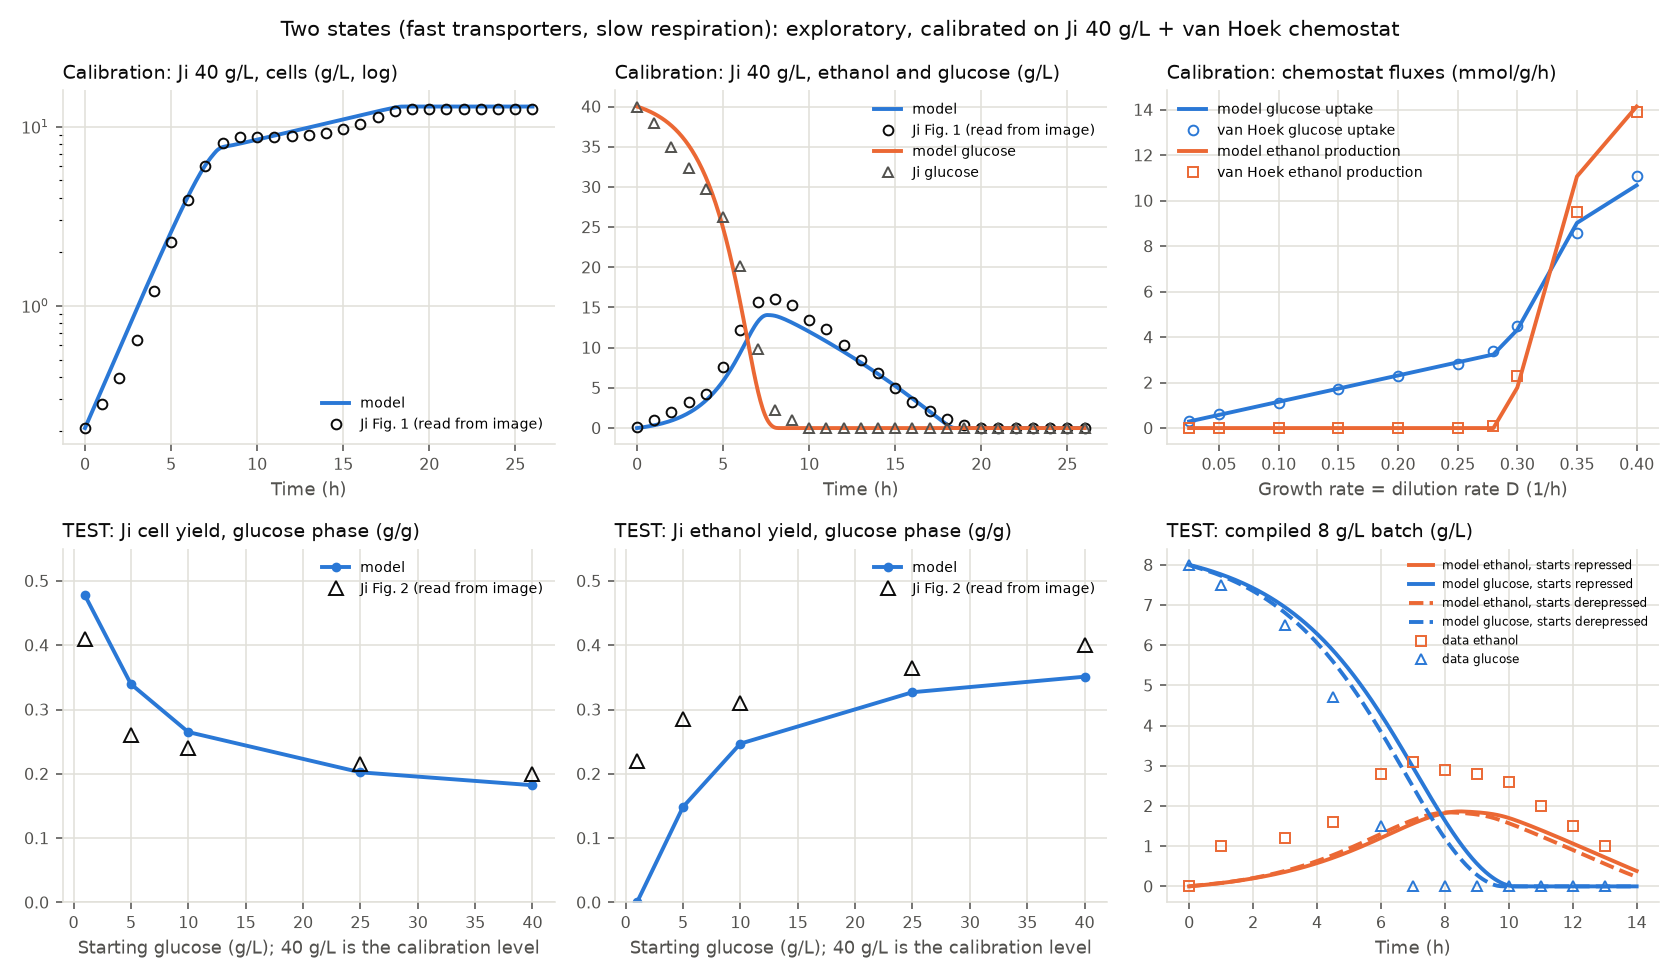

Write Python code to recreate this figure.
# /// script
# requires-python = ">=3.11"
# dependencies = ["numpy", "scipy", "matplotlib"]
# ///
"""EXPLORATORY: 005 with two separate adaptation states: transporters (fast) and respiration (slow).

Step 5 of the first goal (see docs/LEARNING.md and docs/reviews/2026-09-24-overflow-repression.md).
This is a learning model, not the engine.

Why this version: 004 fitted an uptake half-speed point KS of about 10 g/L to Ji's high-glucose
batch, while glucose-limited chemostats show cells respiring on only traces of glucose, which
needs high-affinity uptake. Yeast changes its transporters with its situation (Diderich 1999,
Walsh 1994). Agreed with Jakob: link affinity to the repression state R that the model already has.

    KS(R) = KS_HIGH_AFF * R + ks_low_aff * (1 - R)
    repressed cells (R = 0): low-affinity transporters; derepressed (R = 1): high-affinity.

Everything else as in 004. Additions for the chemostat: a dilution term (feed in, broth out).

Change in 006 (agreed with Jakob): 005 could not overflow at low sugar, because one state R set both
fast uptake (high affinity) and a high respiration threshold. HYPOTHESIS: transporter affinity T adapts
to the glucose level faster than respiration R derepresses. So:

    KS(T) = KS_HIGH_AFF * T + ks_low_aff * (1 - T)       T: 0 = low-affinity, 1 = high-affinity
    dT/dt = k_t * ((1 - g) - T),  with k_t = k_rec * speed_ratio, speed_ratio >= 1 (calibrated)
    R as before (respiration threshold, ethanol use)

The ordering "transporters faster than respiration" is the hypothesis. It is built in through
speed_ratio >= 1 and is NOT sourced quantitatively. Cells start with T0 = 0 and R0 = 0.

Evidence split (agreed with Jakob):
- CALIBRATE on Ji et al. Figure 1 (40 g/L batch) + van Hoek 1998 chemostat (industrial baker's yeast).
- TEST, never fitted: Ji et al. Figure 2 (1-25 g/L yields) and the compiled 8 g/L batch.
Known compromise: Ji's strain (AFY) and van Hoek's (DS28911) are different industrial baker's
yeasts, so one parameter set describing both is an assumption.

Run with:  uv run explorations/006_two_states.py
"""

import csv
from dataclasses import dataclass, replace
from pathlib import Path

import matplotlib.pyplot as plt
import numpy as np
from scipy.integrate import solve_ivp
from scipy.optimize import least_squares

HERE = Path(__file__).parent
MW_GLC, MW_ETOH = 180.16, 46.07  # g/mol

# --- Fixed: literature or derived (see docs/SOURCES.md) ---
Y_OX = 0.48  # g cells / g glucose respired (van Hoek 1998, 0.47-0.49 at D = 0.05-0.25 1/h)
Y_RED = 0.10  # g cells / g glucose fermented (Verduyn 1990, anaerobic; transfer caveat)
Y_ETOH = 0.45  # g ethanol / g glucose fermented (derived from stoichiometry, see 002)
KS_HIGH_AFF = 0.27  # g/L, ~1.5 mM, high-affinity transporters Hxt6/7 (Reifenberger 1997)
KE = 0.1  # g/L, ethanol uptake half-speed point. ASSUMPTION (order of magnitude).
K_REP = 1.0  # 1/h, repression rate. NOT SOURCED; only its balance with k_rec matters in these data.
KR = 0.5  # g/L, glucose level at which the repression signal is half-active. NOT SOURCED.

YE0 = {1: 0.2, 5: 1.1, 10: 2.2, 25: 5.6, 40: 8.9}  # Ji et al. Table 1, g/L yeast extract
FIG2 = {1: (0.41, 0.22), 5: (0.26, 0.285), 10: (0.24, 0.31), 25: (0.215, 0.365), 40: (0.20, 0.40)}
VANHOEK_FEED = 7.5  # g/L glucose in the chemostat feed (41.7 mmol/L)
CHEMOSTAT_D = (0.1, 0.15, 0.2, 0.25, 0.28, 0.3, 0.35, 0.4)  # below 0.1, maintenance matters (not modelled)


@dataclass(frozen=True)
class Params:
    qs_max: float  # g glucose / g cells / h
    qcrit_min: float  # respiration threshold when repressed, g glucose / g cells / h
    qcrit_max: float  # ... when derepressed
    k_rec: float  # 1/h
    qe_max: float  # g ethanol / g cells / h
    y_xe: float  # g cells / g ethanol
    ks_low_aff: float  # g/L, KS of repressed cells
    y_xye: float  # g cells / g yeast extract
    speed_ratio: float  # k_t / k_rec, >= 1
    ye_ratio: float = 0.0  # g YE per g glucose in the medium (set per run)
    dilution: float = 0.0  # 1/h, 0 for batch
    s_feed: float = 0.0  # g/L glucose in the feed


def rates(p: Params, x, s, e, r, ye, tr):
    s, e, ye = max(s, 0.0), max(e, 0.0), max(ye, 0.0)
    g = s / (s + KR)
    ks = KS_HIGH_AFF * tr + p.ks_low_aff * (1 - tr)
    qs = p.qs_max * s / (ks + s)
    qcrit = p.qcrit_min + r * (p.qcrit_max - p.qcrit_min)
    q_resp = min(qs, qcrit)
    q_over = qs - q_resp
    qe = p.qe_max * e / (KE + e) * r * (1 - g)
    q_ye = qs * p.ye_ratio if ye > 0 else 0.0
    mu = Y_OX * q_resp + Y_RED * q_over + p.y_xe * qe + p.y_xye * q_ye
    d = p.dilution
    return (
        (mu - d) * x,
        d * (p.s_feed - s) - qs * x,
        (Y_ETOH * q_over - qe) * x - d * e,
        p.k_rec * (1 - r) * (1 - g) - K_REP * r * g,
        -q_ye * x - d * ye,
        p.k_rec * p.speed_ratio * ((1 - g) - tr),
    ), (qs, Y_ETOH * q_over - qe)


def simulate_batch(p: Params, s0: float, x0: float, t_end: float, t_eval=None, r0=0.0, with_ye=True, t0=None):
    ye0 = YE0.get(int(s0), 0.0) if with_ye else 0.0
    p = replace(p, ye_ratio=ye0 / s0, dilution=0.0)
    t0 = r0 if t0 is None else t0
    sol = solve_ivp(lambda t, y: rates(p, *y)[0], (0, t_end), [x0, s0, 0.0, r0, ye0, t0],
                    t_eval=t_eval, max_step=0.05, rtol=1e-7, atol=1e-9)
    return sol.t, sol.y


def chemostat_steady_state(p: Params, d: float) -> tuple[float, float, float]:
    """Run the chemostat until steady. Returns (glucose uptake, net ethanol production, cells), per g cells."""
    p = replace(p, dilution=d, s_feed=VANHOEK_FEED, ye_ratio=0.0)
    y0 = [Y_OX * VANHOEK_FEED * 0.9, 0.05, 0.0, 1.0, 0.0, 1.0]
    sol = solve_ivp(lambda t, y: rates(p, *y)[0], (0, 150), y0, method="LSODA", rtol=1e-7, atol=1e-9)
    x, s, e, r, ye, tr = sol.y[:, -1]
    (_, (qs, qe_net)) = rates(p, x, s, e, r, ye, tr)
    return qs, qe_net, x


def glucose_phase_yields(t, y, s0, x0):
    x, s, e = y[0], y[1], y[2]
    i = int(np.argmax(s < 0.01 * s0))
    return (x[i] - x0) / s0, e[i] / s0


def load_csv(name: str) -> dict[str, np.ndarray]:
    lines = [l for l in open(HERE / "data" / name) if not l.startswith("#")]
    rows = list(csv.DictReader(lines))
    return {k: np.array([float(r[k]) for r in rows]) for k in rows[0]}


def calibrate(ji: dict, vh: dict) -> Params:
    t = ji["t_h"]
    idx = [i for i, d in enumerate(vh["D_per_h"]) if round(d, 3) in CHEMOSTAT_D]
    d_list = vh["D_per_h"][idx]
    q_glc = vh["q_glucose"][idx] * MW_GLC / 1000  # g/g/h
    q_eth = vh["q_ethanol"][idx] * MW_ETOH / 1000

    def residuals(v):
        p = Params(*v)
        _, y = simulate_batch(p, 40.0, ji["cells_g_per_L"][0], t[-1], t_eval=t)
        if y.shape[1] != len(t):
            return np.full(3 * len(t) + 2 * len(idx), 10.0)
        batch = np.concatenate([
            np.log(y[0]) - np.log(ji["cells_g_per_L"]),
            (y[1] - ji["glucose_g_per_L"]) / 10.0,
            (y[2] - ji["ethanol_g_per_L"]) / 10.0,
        ])
        chem = []
        for d, qg, qe in zip(d_list, q_glc, q_eth):
            m_qg, m_qe, _ = chemostat_steady_state(p, d)
            chem += [(m_qg - qg) / 0.2, (m_qe - qe) / 0.2]  # ~0.2 g/g/h scale, comparable weight to batch
        return np.concatenate([batch, np.array(chem)])

    #         qs_max qcrit_min qcrit_max k_rec qe_max y_xe ks_low y_xye speed_ratio
    start = [4.0, 0.3, 0.75, 2.0, 0.16, 0.33, 10.0, 0.05, 5.0]
    lower = [0.5, 0.0, 0.2, 0.05, 0.01, 0.05, 0.3, 0.0, 1.0]
    upper = [10.0, 1.5, 1.5, 20.0, 3.0, 0.8, 30.0, 1.0, 100.0]
    fit = least_squares(residuals, start, bounds=(lower, upper), x_scale="jac")
    return Params(*fit.x)


def main() -> None:
    ji = load_csv("ji2016_fig1_40gL.csv")
    vh = load_csv("vanhoek1998_chemostat.csv")
    hb = load_csv("compiled_batch_8gL.csv")
    p = calibrate(ji, vh)
    print("Calibrated on Ji 40 g/L + van Hoek chemostat:")
    for k, v in p.__dict__.items():
        if k not in ("ye_ratio", "dilution", "s_feed"):
            print(f"  {k:11s} {v:.3f}")

    print("\nChemostat (calibration): D, glucose uptake and ethanol production in mmol/g/h, model vs van Hoek")
    chem = []
    for d, qg, qe in zip(vh["D_per_h"], vh["q_glucose"], vh["q_ethanol"]):
        m_qg, m_qe, _ = chemostat_steady_state(p, d)
        chem.append((d, m_qg / MW_GLC * 1000, m_qe / MW_ETOH * 1000, qg, qe))
        print(f"  D={d:5.3f}  glucose {chem[-1][1]:5.2f} vs {qg:5.2f}   ethanol {chem[-1][2]:5.2f} vs {qe:5.2f}")

    x0 = ji["cells_g_per_L"][0]
    levels = sorted(FIG2)
    table = [glucose_phase_yields(*simulate_batch(p, s0, x0, 40.0), s0, x0) for s0 in levels]
    print("\nTest: Ji Fig. 2 glucose-phase yields (cells / ethanol, g/g), model vs Ji")
    for s0, (mx, me) in zip(levels, table):
        tag = "(calibration level)" if s0 == 40 else ""
        print(f"  {s0:>3} g/L  model {mx:.2f} / {me:.2f}   Ji {FIG2[s0][0]:.2f} / {FIG2[s0][1]:.2f}  {tag}")

    print("\nTest: compiled 8 g/L batch (no yeast extract assumed), glucose-phase yields at glucose exhaustion")
    hx0 = hb["cells_g_per_L"][0]
    i_end = int(np.argmax(hb["glucose_g_per_L"] <= 0))
    data_y = ((hb["cells_g_per_L"][i_end] - hx0) / 8.0, hb["ethanol_g_per_L"][i_end] / 8.0)
    hb_runs = {}
    for r0, label in ((0.0, "starts repressed"), (1.0, "starts derepressed")):
        t_h, y_h = simulate_batch(p, 8.0, hx0, 14.0, t_eval=np.linspace(0, 14, 300), r0=r0, with_ye=False)
        hb_runs[label] = (t_h, y_h)
        my = glucose_phase_yields(*simulate_batch(p, 8.0, hx0, 30.0, r0=r0, with_ye=False), 8.0, hx0)
        print(f"  model ({label}): {my[0]:.2f} / {my[1]:.2f}   data {data_y[0]:.2f} / {data_y[1]:.2f}")

    plot(p, ji, chem, levels, table, hb, hb_runs)


def plot(p, ji, chem, levels, table, hb, hb_runs) -> None:
    ink, muted, grid, blue, orange = "#0b0b0b", "#52514e", "#e1e0d9", "#2a78d6", "#eb6834"

    def style(ax, title, xlabel):
        ax.set_title(title, loc="left", color=ink, fontsize=10)
        ax.grid(True, color=grid, linewidth=0.8)
        ax.tick_params(colors=muted, labelsize=8)
        for side in ("top", "right"):
            ax.spines[side].set_visible(False)
        for side in ("left", "bottom"):
            ax.spines[side].set_color(grid)
        ax.set_xlabel(xlabel, color=muted, fontsize=9)

    fig, axes = plt.subplots(2, 3, figsize=(12, 7))
    t = np.linspace(0, 26, 400)
    _, y = simulate_batch(p, 40.0, ji["cells_g_per_L"][0], 26, t_eval=t)
    for ax, i, key, title, log in ((axes[0, 0], 0, "cells_g_per_L", "Calibration: Ji 40 g/L, cells (g/L, log)", True),
                                   (axes[0, 1], 2, "ethanol_g_per_L", "Calibration: Ji 40 g/L, ethanol and glucose (g/L)", False)):
        ax.plot(t, y[i], color=blue, linewidth=2, label="model")
        ax.plot(ji["t_h"], ji[key], "o", mfc="none", mec=ink, ms=5, label="Ji Fig. 1 (read from image)")
        if not log:
            ax.plot(t, y[1], color=orange, linewidth=2, label="model glucose")
            ax.plot(ji["t_h"], ji["glucose_g_per_L"], "^", mfc="none", mec=muted, ms=5, label="Ji glucose")
        else:
            ax.set_yscale("log")
        style(ax, title, "Time (h)")
        ax.legend(fontsize=7, frameon=False)

    d = [c[0] for c in chem]
    ax = axes[0, 2]
    ax.plot(d, [c[1] for c in chem], color=blue, linewidth=2, label="model glucose uptake")
    ax.plot(d, [c[3] for c in chem], "o", mfc="none", mec=blue, ms=5, label="van Hoek glucose uptake")
    ax.plot(d, [c[2] for c in chem], color=orange, linewidth=2, label="model ethanol production")
    ax.plot(d, [c[4] for c in chem], "s", mfc="none", mec=orange, ms=5, label="van Hoek ethanol production")
    style(ax, "Calibration: chemostat fluxes (mmol/g/h)", "Growth rate = dilution rate D (1/h)")
    ax.legend(fontsize=7, frameon=False)

    for ax, j, title in ((axes[1, 0], 0, "TEST: Ji cell yield, glucose phase (g/g)"),
                         (axes[1, 1], 1, "TEST: Ji ethanol yield, glucose phase (g/g)")):
        ax.plot(levels, [v[j] for v in table], color=blue, linewidth=2, marker="o", ms=4, label="model")
        ax.plot(levels, [FIG2[s][j] for s in levels], "^", mfc="none", mec=ink, ms=7, label="Ji Fig. 2 (read from image)")
        ax.set_ylim(0, 0.55)
        style(ax, title, "Starting glucose (g/L); 40 g/L is the calibration level")
        ax.legend(fontsize=7, frameon=False)

    ax = axes[1, 2]
    for (label, (th, yh)), ls in zip(hb_runs.items(), ("-", "--")):
        ax.plot(th, yh[2], color=orange, linewidth=2, linestyle=ls, label=f"model ethanol, {label}")
        ax.plot(th, yh[1], color=blue, linewidth=2, linestyle=ls, label=f"model glucose, {label}")
    ax.plot(hb["t_h"], hb["ethanol_g_per_L"], "s", mfc="none", mec=orange, ms=5, label="data ethanol")
    ax.plot(hb["t_h"], hb["glucose_g_per_L"], "^", mfc="none", mec=blue, ms=5, label="data glucose")
    style(ax, "TEST: compiled 8 g/L batch (g/L)", "Time (h)")
    ax.legend(fontsize=6, frameon=False)

    fig.suptitle("Two states (fast transporters, slow respiration): exploratory, calibrated on Ji 40 g/L + van Hoek chemostat",
                 color=ink, fontsize=11)
    fig.tight_layout()
    fig.savefig(HERE / "006_two_states.png", dpi=140)


if __name__ == "__main__":
    main()
